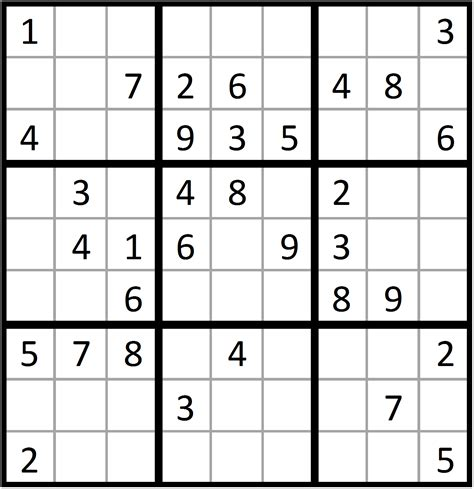
#> input picture raw/01.jpg, 474 x 489 px, found by its file name; its folder holds only this picture in this run
$ jupyter execute --allow-errors image.ipynb   (shell and % lines are left out)
#> lines starting #> are read from the running program, lines starting #| are printed output that depends on the picture
[cell 1]
import matplotlib.pyplot as plt
import numpy as np
import os
import cv2
import image_slicer
from pandas import DataFrame

[cell 2]
def folder_to_numpy(folder):
    if not os.path.exists('temp'):
        os.mkdir('temp')
    to_ret = np.array([i for file in os.listdir(folder) for i in separate_file(os.path.join(folder, file)) ])
#> ``:
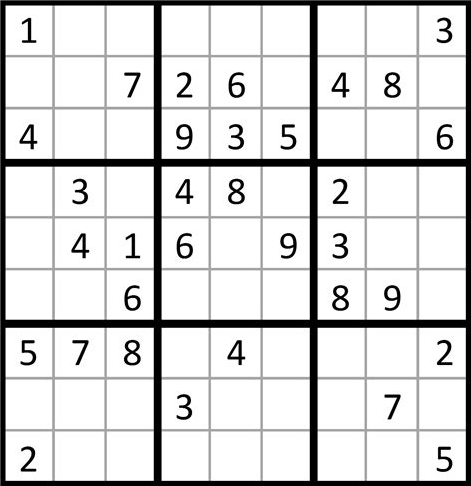
#> saved as original.jpg: shape (486, 471); min 0, max 255, mean 216.2
    for file in os.listdir('.\\temp'):
        os.unlink(os.path.join('.\\temp', file))
    os.rmdir('.\\temp')
    return to_ret.astype(float)


def separate_file(file_name):
    original = cv2.imread(file_name, 0)
    mask = original > 30

    mask_left = mask[:, 0:mask.shape[1]//2]
    left = np.max(np.append(np.where(mask_left.all(axis=0))[0], 0))

    mask_right = mask[:, mask.shape[1]//2:mask.shape[1]]
    right = np.min(np.append(np.where(mask_right.all(axis=0))[0], mask.shape[1]//2)) + mask.shape[1]//2

    mask_top = mask[0:mask.shape[0]//2, :]
    top = np.max(np.append(np.where(mask_top.all(axis=1))[0], 0))

    mask_bottom = mask[mask.shape[0]//2:mask.shape[0], :]
    bottom = np.min(np.append(np.where(mask_bottom.all(axis=1))[0], mask.shape[0]//2)) + mask.shape[0]//2

    if abs(left - right) < original.shape[1] * .1 or abs(top - bottom) < original.shape[0] * .1:
        cv2.imwrite(os.path.join('.\\temp', 'original.jpg'), original)
    else:
        cv2.imwrite(os.path.join('.\\temp', 'original.jpg'), original[top:bottom, left:right])

    tiles = image_slicer.slice(os.path.join('.\\temp', 'original.jpg'), 81, save=False)
    image_slicer.save_tiles(tiles, directory='.\\temp', prefix='temp')

    for j in range(1, 10):
        for i in range(1, 10):
            file = cv2.imread(os.path.join('.\\temp', f'temp_0{j}_0{i}.png'), 0)
            mask = file < 235

            mask_left = mask[:, 0:mask.shape[1]//2]
            left = np.max(np.append(np.where(mask_left.all(axis=0))[0], 0))

            mask_right = mask[:, mask.shape[1]//2:mask.shape[1]]
            right = np.min(np.append(np.where(mask_right.all(axis=0))[0], mask.shape[1]//2)) + mask.shape[1]//2

            mask_top = mask[0:mask.shape[0]//2, :]
            top = np.max(np.append(np.where(mask_top.all(axis=1))[0], 0))

            mask_bottom = mask[mask.shape[0]//2:mask.shape[0], :]
            bottom = np.min(np.append(np.where(mask_bottom.all(axis=1))[0], mask.shape[0]//2)) + mask.shape[0]//2

            best = max([left, top, file.shape[0]-bottom, file.shape[1]-right])
            file = file[best+1:file.shape[0]-best-1, best+1:file.shape[1]-best-1]

            mask = file < 200
            coords = np.argwhere(mask)
            if len(coords) == 0:
                yield cv2.resize(file, (28, 28)).flatten()
            else:
                x0, y0 = coords.min(axis=0)
                x1, y1 = coords.max(axis=0) + 1
                yield cv2.resize(file[x0:x1, y0:y1], (28, 28)).flatten()

[cell 3]
from sklearn.ensemble import RandomForestClassifier
from sklearn.preprocessing import StandardScaler
from sklearn.pipeline import make_pipeline
from sklearn.model_selection import GridSearchCV

pipeline = make_pipeline(
    StandardScaler(),
    RandomForestClassifier()
)

params = {'randomforestclassifier__n_estimators': [75, 100, 150, 200],
          'randomforestclassifier__max_depth': [4, 5, 6]}

grid = GridSearchCV(pipeline, params, cv=10)

[cell 4]
folder = '.\\raw'
answers = np.genfromtxt('target.csv', delimiter=',')
#> (the rest of this cell did not finish here and is left out)

#> (a cell that did not finish here is left out)

#> (a cell that did not finish here is left out)

[cell 7]
test_folder = '.\\test'
#> test_folder = '.\\test'
#> (the rest of this cell did not finish here and is left out)


predictions = grid.predict(test_data)
for i in predictions.reshape((predictions.shape[0]//81, 9, 9)):
    print(solve(i))


$ run again, on raw/05.jpg
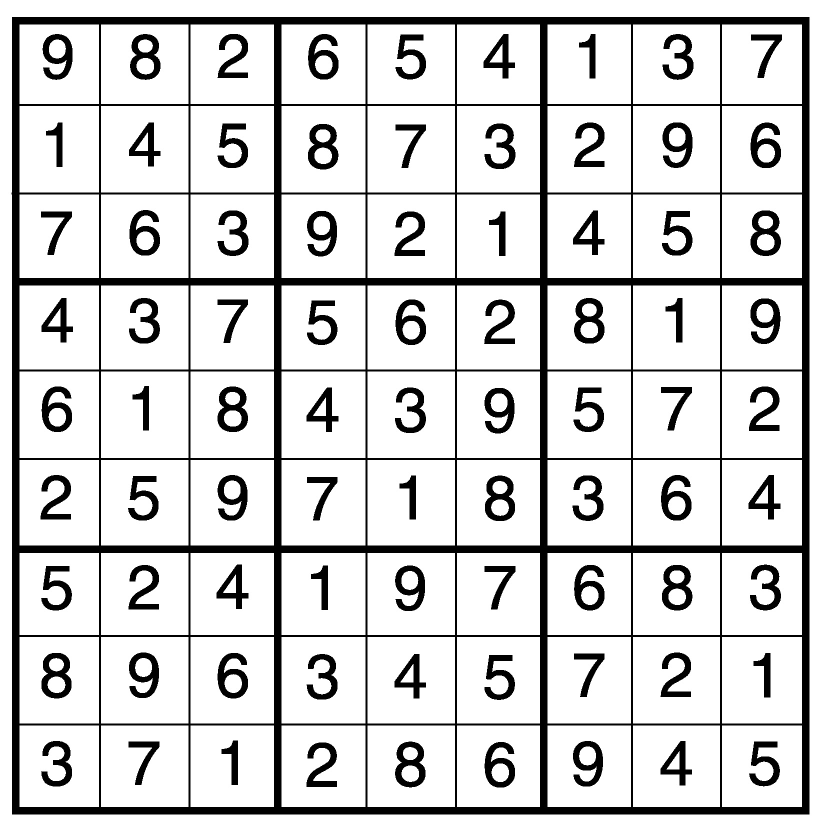
#> input picture raw/05.jpg, 1654 x 1654 px, found by its file name (shown at 1/2 size)
#> ``:
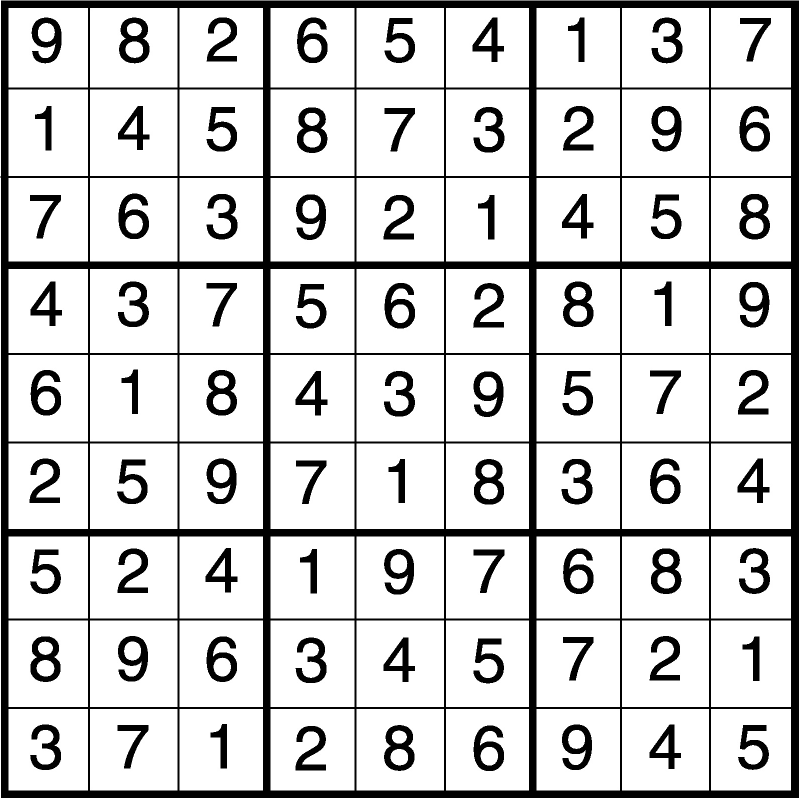
#> saved as original.jpg: shape (1596, 1597) (shown at 1/2 size); min 0, max 255, mean 209.8
#> test_folder = '.\\test'

$ run again, on raw/06.jpg
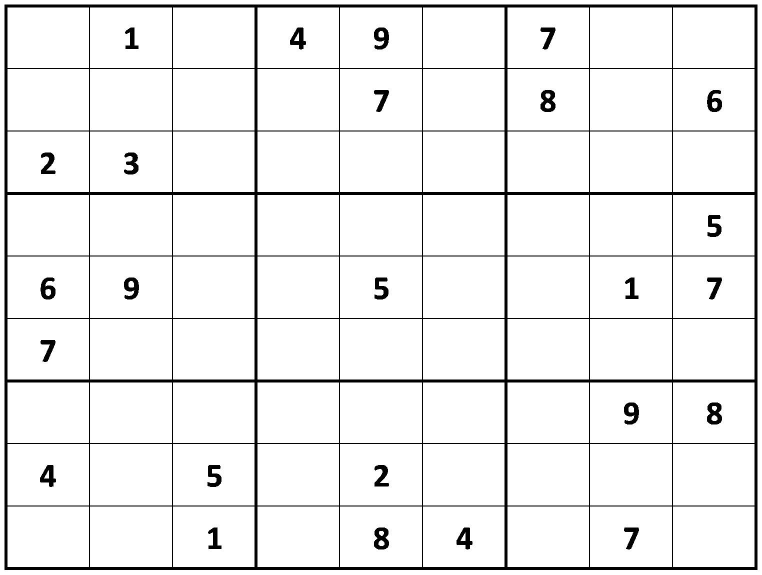
#> input picture raw/06.jpg, 1524 x 1149 px, found by its file name (shown at 1/2 size)
#> ``:
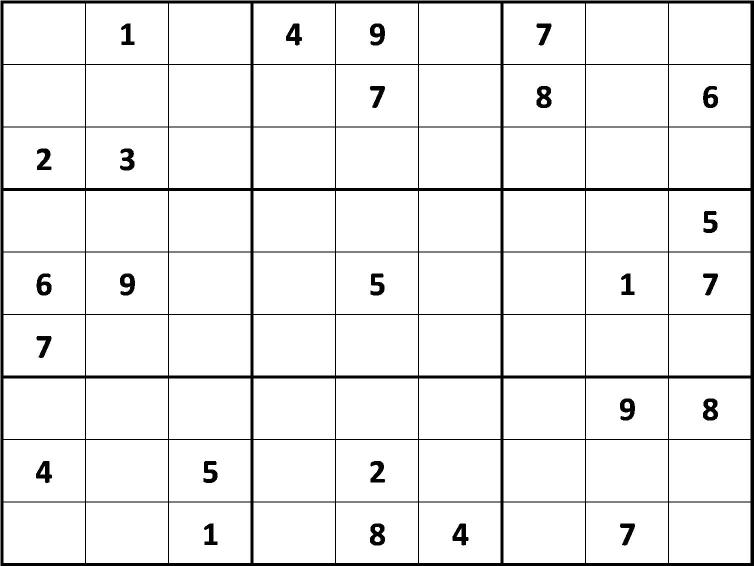
#> saved as original.jpg: shape (1132, 1507) (shown at 1/2 size); min 0, max 255, mean 238.2
#> test_folder = '.\\test'

$ run again, on raw/07.jpg
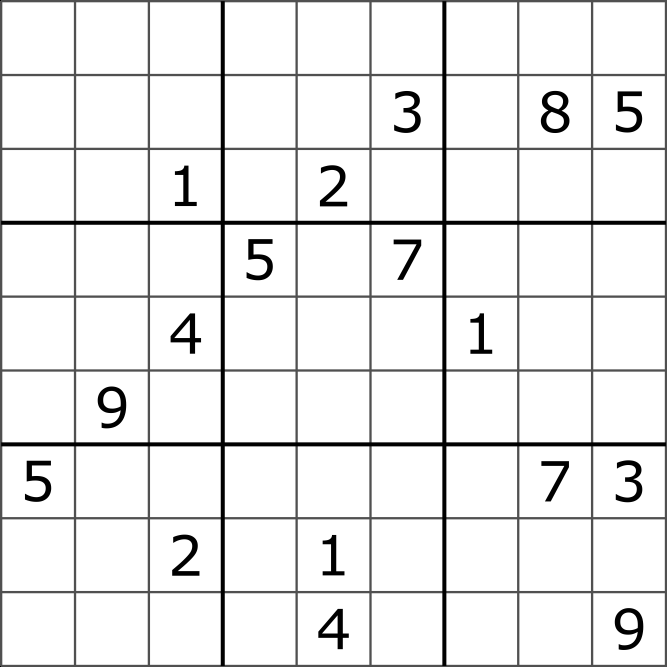
#> input picture raw/07.jpg, 2000 x 2000 px, found by its file name (shown at 1/3 size)
#> ``:
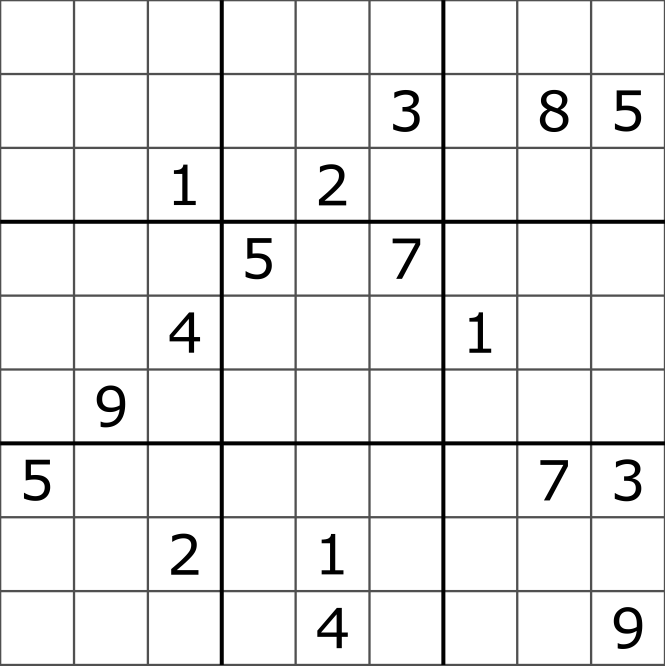
#> saved as original.jpg: shape (1997, 1995) (shown at 1/3 size); min 0, max 255, mean 236.2
#> test_folder = '.\\test'

$ run again, on raw/02.jpg
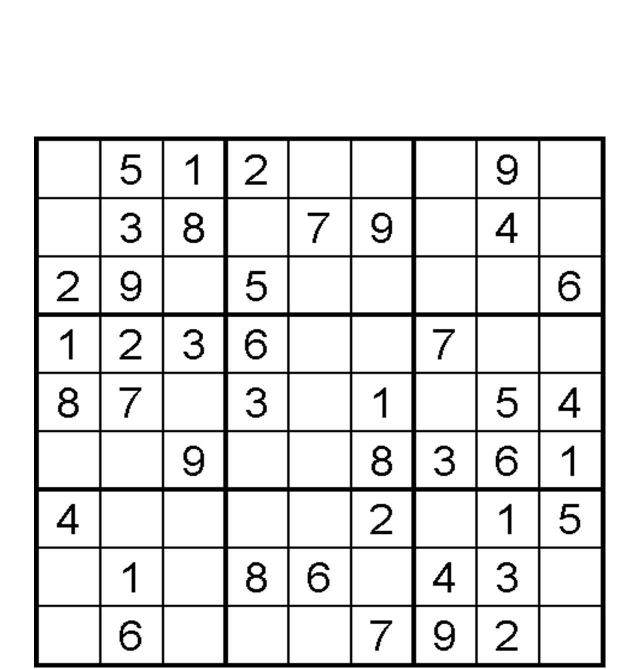
#> input picture raw/02.jpg, 1249 x 1338 px, found by its file name (shown at 1/2 size)
#> ``:
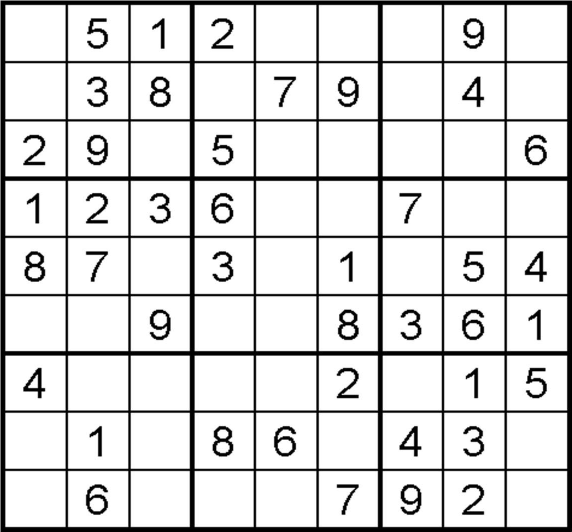
#> saved as original.jpg: shape (1063, 1144) (shown at 1/2 size); min 0, max 255, mean 217.5
#> test_folder = '.\\test'
